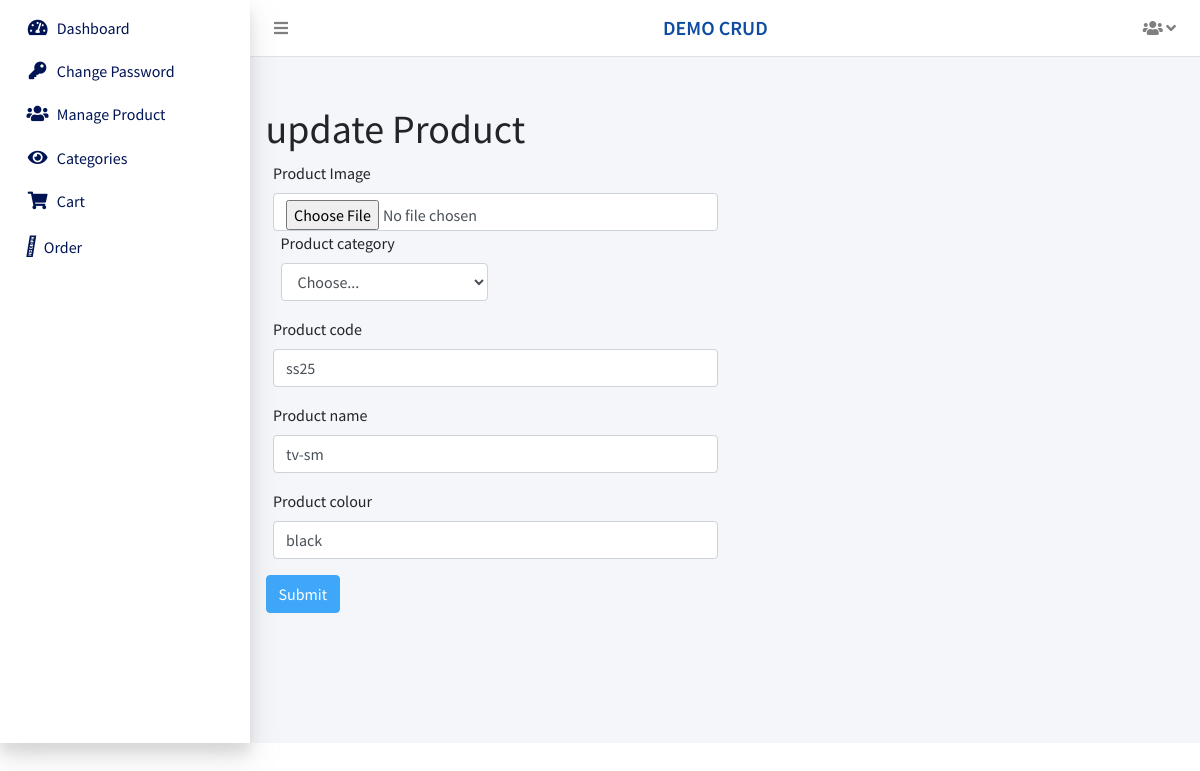
The page /admin/update-product.php?id=5 (signed in) on the database its author committed.
### tables this page shows
CREATE TABLE `tbl_product` (
  `id` int(11) NOT NULL,
  `product_image` varchar(255) NOT NULL,
  `product_category` varchar(255) NOT NULL,
  `product_code` varchar(255) NOT NULL,
  `product_name` varchar(255) NOT NULL,
  `product_colour` varchar(255) NOT NULL,
  `created_at` datetime NOT NULL DEFAULT current_timestamp()
);

### include/DbConfig.php (called while the page is built, shortened)
<?php
class DbConfig
{
    private $_host = 'localhost';
    private $_username = 'root';
    private $_password = '';
    private $_database = 'projects';
    protected $connection;
    public function __construct()
    {
        if (!isset($this->connection)) {
            $this->connection = new mysqli($this->_host, $this->_username, $this->_password, $this->_database);
        }
        return $this->connection;
    }
}
?>

### include/Crud.php (called while the page is built, shortened)
<?php
include_once 'DbConfig.php';
class Crud extends DbConfig
{
    public function getData($query)
    {
        $result = $this->connection->query($query);
        $rows = array();
        while ($row = $result->fetch_assoc()) {
            $rows[] = $row;
        }
        return $rows;
    }
}
?>

### admin/update-product.php (the view, shortened to what this page needs)
<?php require("admin-header.php");
include_once 'DbConfig.php';
$crud = new Crud();
      $id = $_GET['id'];
     $res=$crud->getData("SELECT * FROM ".TABLE_PREFIX ."product where id = '".$id."' ");
     $data=$res[0];
?>
<div class="content-wrapper">
    <section class="content nw-list">
        <div class="row d-flex align-items-stretch">
            <div class="col-lg-12">
                <div class="container mt-5">
                    <h1> update Product </h1>
                    <form action="" method="post"  enctype="multipart/form-data">
                        <div class="mb-3 col-md-6">
                            <label for="exampleInputEmail1" class="form-label">Product Image</label>
                            <input type="file" name="product_image" class="form-control" value="<?php if (isset($_FILES['product_image'])) {
                                                                                          echo $data['product_image'];
                                                                                        } ?>" class="inputs-prgnis required">
                       <div class="mb-3 col-md-6">
                        <label for="" class="form-label">Product category</label>
                        <select name="product_category" class="form-control">
                            <option selected>Choose...</option>
                            </select>
                        </div>
                            <label for="exampleInputEmail1" class="form-label">Product code</label>
                            <input type="text" name="product_code" class="form-control" value="<?php echo $data['product_code'];?>" class="inputs-prgnis required">
                        </div>
                       <div class="mb-3 col-md-6">
                            <label for="exampleInputPassword1" class="form-label">Product name</label>
                            <input type="text" name="product_name" class="form-control" value="<?php echo $data['product_name'];?>" class="inputs-prgnis required">
                        </div>
                        <div class="mb-3 col-md-6">
                            <label for="exampleInputPassword1" class="form-label">Product colour</label>
                            <input type="text" name="product_colour" class="form-control" value="<?php echo $data['product_colour'];?>" class="inputs-prgnis required">
                        </div>
                        <input type="submit" class="btn btn-primary" name="submit" value="Submit"></button>
                    </form>
                </div>

### rows shown on the page
tbl_product: product_code "ss25", product_name "tv-sm", product_colour "black"

### other values the page prints
SITE_TITLE "DEMO CRUD"
